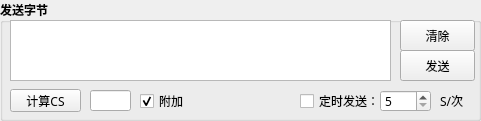
   <widget class="QGroupBox" name="groupBox_5">
    <property name="geometry">
     <rect>
      <x>170</x>
      <y>357</y>
      <width>481</width>
      <height>121</height>
     </rect>
    </property>
    <property name="font">
     <font>
      <family>Microsoft YaHei</family>
      <pointsize>9</pointsize>
      <weight>75</weight>
      <bold>true</bold>
     </font>
    </property>
    <property name="title">
     <string>发送字节</string>
    </property>
    <widget class="QTextEdit" name="teSend">
     <property name="geometry">
      <rect>
       <x>10</x>
       <y>20</y>
       <width>381</width>
       <height>61</height>
      </rect>
     </property>
     <property name="font">
      <font>
       <family>Microsoft YaHei</family>
       <pointsize>9</pointsize>
       <weight>50</weight>
       <bold>false</bold>
      </font>
     </property>
    </widget>
    <widget class="QPushButton" name="pbClearSend">
     <property name="geometry">
      <rect>
       <x>400</x>
       <y>20</y>
       <width>75</width>
       <height>31</height>
      </rect>
     </property>
     <property name="font">
      <font>
       <family>Microsoft YaHei</family>
       <pointsize>9</pointsize>
       <weight>50</weight>
       <bold>false</bold>
      </font>
     </property>
     <property name="text">
      <string>清除</string>
     </property>
    </widget>
    <widget class="QPushButton" name="pbSend">
     <property name="geometry">
      <rect>
       <x>400</x>
       <y>50</y>
       <width>75</width>
       <height>31</height>
      </rect>
     </property>
     <property name="font">
      <font>
       <family>Microsoft YaHei</family>
       <pointsize>9</pointsize>
       <weight>50</weight>
       <bold>false</bold>
      </font>
     </property>
     <property name="text">
      <string>发送</string>
     </property>
    </widget>
    <widget class="QSpinBox" name="sbTimerSend">
     <property name="geometry">
      <rect>
       <x>380</x>
       <y>90</y>
       <width>51</width>
       <height>22</height>
      </rect>
     </property>
     <property name="font">
      <font>
       <family>Microsoft YaHei</family>
       <pointsize>9</pointsize>
       <weight>50</weight>
       <bold>false</bold>
      </font>
     </property>
     <property name="minimum">
      <number>5</number>
     </property>
     <property name="maximum">
      <number>3600</number>
     </property>
     <property name="value">
      <number>5</number>
     </property>
    </widget>
    <widget class="QLabel" name="dw">
     <property name="geometry">
      <rect>
       <x>440</x>
       <y>93</y>
       <width>31</width>
       <height>16</height>
      </rect>
     </property>
     <property name="font">
      <font>
       <family>Microsoft YaHei</family>
       <pointsize>9</pointsize>
       <weight>50</weight>
       <bold>false</bold>
      </font>
     </property>
     <property name="text">
      <string>S/次</string>
     </property>
    </widget>
    <widget class="QCheckBox" name="cbTimerSend">
     <property name="geometry">
      <rect>
       <x>300</x>
       <y>93</y>
       <width>81</width>
       <height>16</height>
      </rect>
     </property>
     <property name="font">
      <font>
       <family>Microsoft YaHei</family>
       <pointsize>9</pointsize>
       <weight>50</weight>
       <bold>false</bold>
      </font>
     </property>
     <property name="text">
      <string>定时发送：</string>
     </property>
    </widget>
    <widget class="QLineEdit" name="leCS">
     <property name="geometry">
      <rect>
       <x>90</x>
       <y>90</y>
       <width>41</width>
       <height>21</height>
      </rect>
     </property>
     <property name="font">
      <font>
       <family>Microsoft YaHei</family>
       <pointsize>9</pointsize>
       <weight>50</weight>
       <bold>false</bold>
      </font>
     </property>
     <property name="readOnly">
      <bool>true</bool>
     </property>
    </widget>
    <widget class="QPushButton" name="pbCS">
     <property name="geometry">
      <rect>
       <x>10</x>
       <y>89</y>
       <width>71</width>
       <height>23</height>
      </rect>
     </property>
     <property name="font">
      <font>
       <family>Microsoft YaHei</family>
       <pointsize>9</pointsize>
       <weight>50</weight>
       <bold>false</bold>
      </font>
     </property>
     <property name="text">
      <string>计算CS</string>
     </property>
     <property name="autoRepeatInterval">
      <number>100</number>
     </property>
     <property name="default">
      <bool>false</bool>
     </property>
    </widget>
    <widget class="QCheckBox" name="cbAutoInsert">
     <property name="geometry">
      <rect>
       <x>140</x>
       <y>93</y>
       <width>51</width>
       <height>16</height>
      </rect>
     </property>
     <property name="font">
      <font>
       <family>Microsoft YaHei</family>
       <pointsize>9</pointsize>
       <weight>50</weight>
       <bold>false</bold>
      </font>
     </property>
     <property name="text">
      <string>附加</string>
     </property>
     <property name="checked">
      <bool>true</bool>
     </property>
    </widget>
   </widget>
